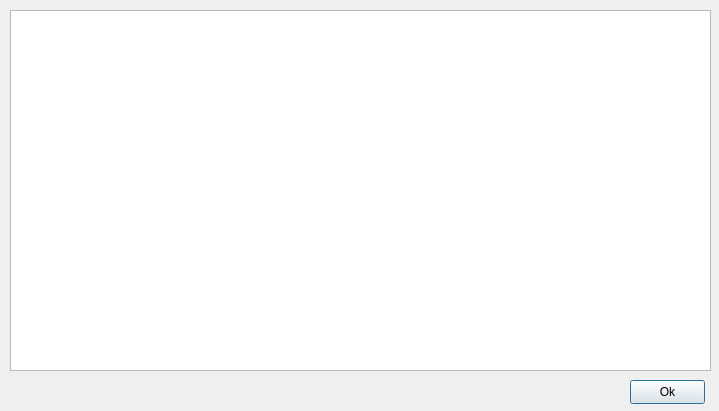
<?xml version="1.0" encoding="UTF-8"?>
<ui version="4.0">
 <class>LogDialog</class>
 <widget class="QDialog" name="LogDialog">
  <property name="geometry">
   <rect>
    <x>0</x>
    <y>0</y>
    <width>719</width>
    <height>411</height>
   </rect>
  </property>
  <property name="windowTitle">
   <string>HD Active Log</string>
  </property>
  <property name="windowIcon">
   <iconset resource="../resources.qrc">
    <normaloff>:/images/hard_drive_icon.png</normaloff>:/images/hard_drive_icon.png</iconset>
  </property>
  <widget class="QPushButton" name="ok_button">
   <property name="geometry">
    <rect>
     <x>630</x>
     <y>380</y>
     <width>75</width>
     <height>24</height>
    </rect>
   </property>
   <property name="text">
    <string>Ok</string>
   </property>
  </widget>
  <widget class="QTextBrowser" name="log_textBrowser">
   <property name="geometry">
    <rect>
     <x>10</x>
     <y>10</y>
     <width>701</width>
     <height>361</height>
    </rect>
   </property>
  </widget>
 </widget>
 <resources>
  <include location="../resources.qrc"/>
 </resources>
 <connections/>
</ui>
